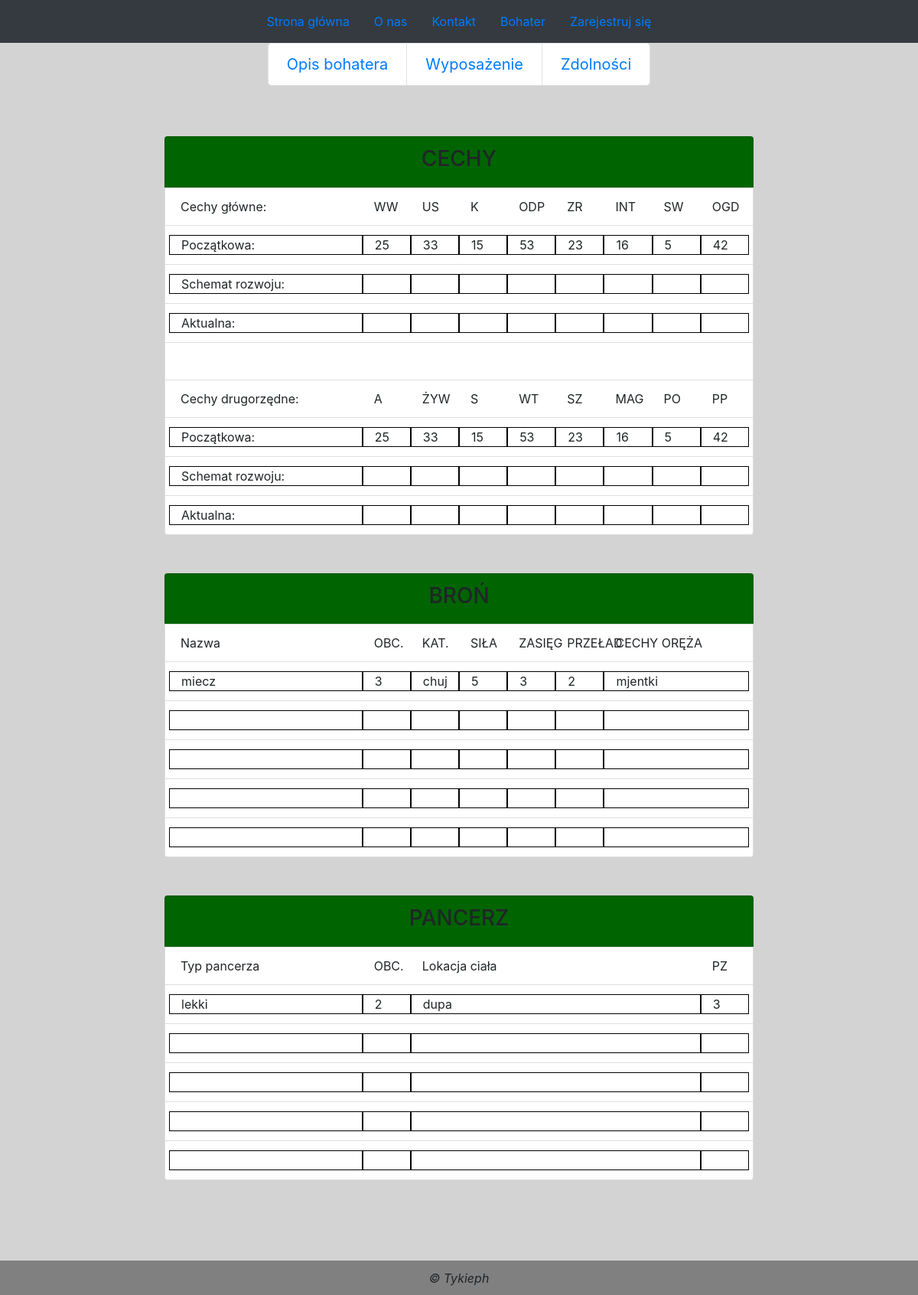
The page /projekt/index.php/character/equipment on the database its author committed.
### tables this page shows
CREATE TABLE `cechy_glowne` (
  `player_id` int(11) NOT NULL,
  `WW` int(25) NOT NULL,
  `US` int(15) NOT NULL,
  `K` int(45) NOT NULL,
  `ODP` int(30) NOT NULL,
  `ZR` int(42) NOT NULL,
  `INT` int(33) NOT NULL,
  `SW` int(25) NOT NULL,
  `OGD` int(33) NOT NULL
);

CREATE TABLE `weapon` (
  `player_id` int(11) NOT NULL,
  `nazwa` varchar(32) NOT NULL,
  `obc` varchar(32) NOT NULL,
  `kat` varchar(32) NOT NULL,
  `sila` varchar(32) NOT NULL,
  `zasieg` varchar(32) NOT NULL,
  `przelad` varchar(32) NOT NULL,
  `cechy` varchar(128) NOT NULL
);

CREATE TABLE `armor` (
  `player_id` int(11) NOT NULL,
  `typ` varchar(32) NOT NULL,
  `obc` varchar(32) NOT NULL,
  `lokacja_ciala` varchar(32) NOT NULL,
  `pz` varchar(32) NOT NULL
);

### projekt/application/controllers/Character.php (called while the page is built, shortened)
<?php
class Character extends CI_Controller
{
	public function __construct()
	{
		$this->load->model('character_model');
		$this->load->helper('url_helper');
	}
	public function equipment()
	{
		$data['cechy_glowne'] = $this->character_model->cechy_glowne();
		$data['bron'] = $this->character_model->bron();
		$data['pancerz'] = $this->character_model->pancerz();
		$data['title'] = "Equipment";
		$this->load->view('templates/header', $data);
		$this->load->view('templates/character_pagination', $data);
		$this->load->view('pages/equipment', $data);
		$this->load->view('templates/footer');
	}
}
?>

### projekt/index.php (called while the page is built, shortened)
<?php
require_once BASEPATH.'core/CodeIgniter.php';

### projekt/application/models/Character_model.php (called while the page is built, shortened)
<?php
class Character_model extends CI_Model
{
	public function cechy_glowne()
	{
		$query = "SELECT WW, US, K, ODP, ZR, `INT`, SW, OGD FROM `cechy_glowne` where player_id=1";
		$query = $this->db->query($query);
		return $query->row_array();
	}
	public function bron()
	{
		$query = "select nazwa, obc, kat, sila, zasieg, przelad, cechy from weapon";
		$query = $this->db->query($query);
		return $query->row_array();
	}
	public function pancerz()
	{
		$query = "select typ, obc, lokacja_ciala, pz from armor";
		$query = $this->db->query($query);
		return $query->row_array();
	}
}
?>

### projekt/application/views/pages/equipment.php (the view)
<div class="row" id="character_info_container">
    <div class="col-2"></div>
    <div class="col-8">
        <ul class="list-group" id="character">
            <li class="list-group-item info_heading"><h3>CECHY</h3></li>
            <?php
            $num_rows = (4*2)+1;
            $num_cols = 9;
            $cols = array
            (
                0 => array("Cechy główne:", "WW", "US", "K", "ODP", "ZR", "INT", "SW", "OGD"),
                1 => array_merge( array("Początkowa:"), array_values($cechy_glowne) ),
                2 => array_merge( array("Schemat rozwoju:"), array_fill(0, 9, "&nbsp") ),
                3 => array_merge( array("Aktualna:"), array_fill(0, 9, "&nbsp") ),
                4 => array_fill(0, 9, "&nbsp"),
                5 => array("Cechy drugorzędne:", "A", "ŻYW", "S", "WT", "SZ", "MAG", "PO", "PP"),
                6 => array_merge( array("Początkowa:"), array_values($cechy_glowne) ),
                7 => array_merge( array("Schemat rozwoju:"), array_fill(0, 9, "&nbsp") ),
                8 => array_merge( array("Aktualna:"), array_fill(0, 9, "&nbsp") )
            );
            $row_grid = array(4, 1, 1, 1, 1, 1, 1, 1, 1);
            $table_grid = array
            (
                0 => $row_grid,
                1 => $row_grid,
                2 => $row_grid,
                3 => $row_grid,
                4 => $row_grid,
                5 => $row_grid,
                6 => $row_grid,
                7 => $row_grid,
                8 => $row_grid
            );
            for($i = 0; $i < $num_rows; $i++)
            {
                ?>
                <li class="list-group-item">
                    <div class="row">
                <?php
                for($j = 0; $j < $num_cols; $j++)
                {
                    if($i == 0 || $i == 4 || $i == 5)
                        echo "<div class='col-".$table_grid[$i][$j]."'>";
                    else
                        echo "<div class='col-".$table_grid[$i][$j]."' id='cell'>";
                    echo $cols[$i][$j]."</div>";
                }
                ?>
                    </div>
                </li>
                <?php
            }
            ?>
        </ul>
    </div>
    <div class="col-2"></div>
</div>
<div class="row" id="character_info_container">
    <div class="col-2"></div>
    <div class="col-8">
        <ul class="list-group" id="character">
            <li class="list-group-item info_heading"><h3>BROŃ</h3></li>
            <?php
            $num_rows = 6;
            $num_cols = 7;
            $cols = array
            (
                0 => array("Nazwa", "OBC.", "KAT.", "SIŁA", "ZASIĘG", "PRZEŁAD", "CECHY ORĘŻA"),
                1 => array_values($bron),
                2 => array_fill(0, 8, "&nbsp"),
                3 => array_fill(0, 8, "&nbsp"),
                4 => array_fill(0, 8, "&nbsp"),
                5 => array_fill(0, 8, "&nbsp"),
            );
            $row_grid = array(4, 1, 1, 1, 1, 1, 3);
            $table_grid = array
            (
                0 => $row_grid,
                1 => $row_grid,
                2 => $row_grid,
                3 => $row_grid,
                4 => $row_grid,
                5 => $row_grid
            );
            for($i = 0; $i < $num_rows; $i++)
            {
                ?>
                <li class="list-group-item">
                    <div class="row">
                <?php
                for($j = 0; $j < $num_cols; $j++)
                {
                    if($i == 0)
                        echo "<div class='col-".$table_grid[$i][$j]."'>";
                    else
                        echo "<div class='col-".$table_grid[$i][$j]."' id='cell'>";
                    echo $cols[$i][$j]."</div>";
                }
            }
            ?>
        </ul>
    </div>
    <div class="col-2"></div>
</div>
<div class="row" id="character_info_container">
    <div class="col-2"></div>
    <div class="col-8">
        <ul class="list-group" id="character">
            <li class="list-group-item info_heading"><h3>PANCERZ</h3></li>
            <?php
            $num_rows = 6;
            $num_cols = 4;
            $cols = array
            (
                0 => array("Typ pancerza", "OBC.", "Lokacja ciała", "PZ"),
                1 => array_values($pancerz),
                2 => array_fill(0, 4, "&nbsp"),
                3 => array_fill(0, 4, "&nbsp"),
                4 => array_fill(0, 4, "&nbsp"),
                5 => array_fill(0, 4, "&nbsp"),
            );
            $row_grid = array(4, 1, 6, 1);
            $table_grid = array
            (
                0 => $row_grid,
                1 => $row_grid,
                2 => $row_grid,
                3 => $row_grid,
                4 => $row_grid,
                5 => $row_grid
            );
            for($i = 0; $i < $num_rows; $i++)
            {
                ?>
                <li class="list-group-item">
                    <div class="row">
                <?php
                for($j = 0; $j < $num_cols; $j++)
                {
                    if($i == 0)
                        echo "<div class='col-".$table_grid[$i][$j]."'>";
                    else
                        echo "<div class='col-".$table_grid[$i][$j]."' id='cell'>";
                    echo $cols[$i][$j]."</div>";
                }
                    ?>
                    </div>
                </li>
                <?php
            }
            ?>
        </ul>
    </div>
    <div class="col-2"></div>
</div>

### projekt/application/views/templates/header.php (shortened to what this page needs)
<!DOCTYPE html>
<html>
    <head>
        <link rel="stylesheet" href="https://maxcdn.bootstrapcdn.com/bootstrap/4.0.0/css/bootstrap.min.css" />
        <link rel="stylesheet" href="assets/css/style.css"/>
    </head>
<body>
<nav class="navbar navbar-dark bg-dark justify-content-center d-none d-sm-block">
    <ul class="nav justify-content-center">
        <li class="nav-item">
            <a class="nav-link" href="home">Strona główna</a>
        </li>
        <li class="nav-item">
            <a class="nav-link" href="about">O nas</a>
        </li>
        <li class="nav-item">
            <a class="nav-link" href="contact">Kontakt</a>
        </li>
        <li class="nav-item">
            <a class="nav-link" href="character">Bohater</a>
        </li>
        <li class="nav-item">
            <a class="nav-link" href="register">Zarejestruj się</a>
        </li>
    </ul>
</nav>
<div class="container-fluid" id="<?=$title;?>">

### projekt/application/views/templates/character_pagination.php
<nav aria-label="...">
    <ul class="pagination pagination-lg justify-content-center">
        <li class="page-item">
            <a class="page-link" href="character" tabindex="-1">Opis bohatera</a>
        </li>
        <li class="page-item"><a class="page-link" href="equipment">Wyposażenie</a></li>
        <li class="page-item"><a class="page-link" href="skills">Zdolności</a></li>
    </ul>
</nav>

### projekt/application/views/templates/footer.php
</div>
<footer style="border-top: 1px solid grey;">
    <div class="container-fluid text-center">
        <em>&copy; Tykieph</em>
    </div>
</footer>
</body>
</html>

### projekt/assets/css/style.css (style rules this page uses)
html { height: 100%; }
body { position: relative; background-color: lightgrey; min-height: 100%; padding-bottom: 150px; }
footer { position: absolute; bottom: 0; right: 0; left: 0; background-color: grey; padding-top: 10px; padding-bottom: 10px; text-align: center; }
#character .info_heading { background-color: darkgreen; text-align: center; }
#character_info_container { padding-top: 50px; }
#Equipment #cell { border: 1px solid black; }

### rows shown on the page
cechy_glowne: WW "25", US "33", K "15", ODP "53", ZR "23", INT "16", SW "5", OGD "42"
weapon: nazwa "miecz", obc "3", kat "chuj", sila "5", zasieg "3", przelad "2", cechy "mjentki"
armor: typ "lekki", obc "2", lokacja_ciala "dupa", pz "3"

### other values the page prints
$cols[$i][$j] "Cechy główne:"
$cols[$i][$j] "WW"
$cols[$i][$j] "US"
$cols[$i][$j] "K"
$cols[$i][$j] "ODP"
$cols[$i][$j] "ZR"
$cols[$i][$j] "INT"
$cols[$i][$j] "SW"
$cols[$i][$j] "OGD"
$cols[$i][$j] "Początkowa:"
$cols[$i][$j] "Schemat rozwoju:"
$cols[$i][$j] "Aktualna:"
$cols[$i][$j] "Cechy drugorzędne:"
$cols[$i][$j] "A"
$cols[$i][$j] "ŻYW"
